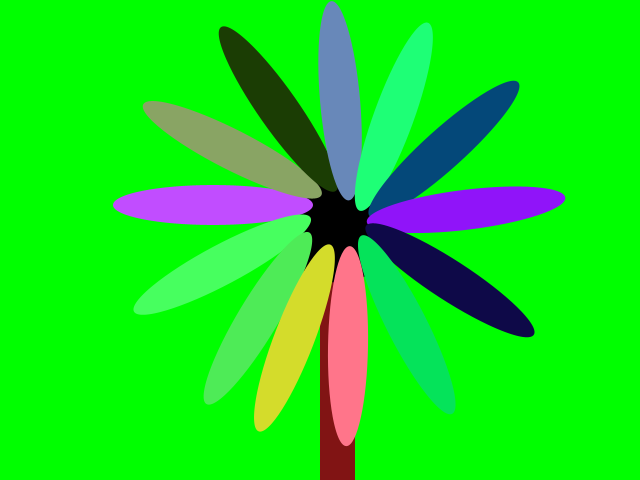
Frame 1 (no input)
Frame 60 (the mouse pressed at the canvas centre just before this capture): identical to frame 1, image omitted
Frame 120 (the mouse held since frame 60 and released just before this capture): identical to frame 1, image omitted

The Processing sketch that drew this single still picture (run headless with seeded random() and noise(); from frame 60 on, the mouse is pressed at the canvas centre):

// Processing sketch: processing_39374
// ── processing_39374.pde

/* Marvin Yan
 *Press any key to generate "wind"*/
petals f, l, o, w, e, r, s, a, u, z, n, b, q;
void setup ()
{
  size (640, 480);
  noStroke ();

  f = new petals();
  f.x = 213;
  f.y = 205;
  f.r = 0;
  f.k = random (300);
  f.k1 = random (300);
  f.k2 = random (300);
  f.x_start = f.x;
  f.y_start = f.y;

  l = new petals ();
  l.x = 72;
  l.y= 338;
  l.r = -28;
  l.k = random (300);
  l.k1 = random (300);
  l.k2 = random (300);
  l.x_start = l.x;
  l.y_start = l.y;

  o = new petals ();
  o.x = 275;
  o.y= 28;
  o.r = 55;

  o.k = random (300);
  o.k1 = random (300);
  o.k2 = random (300);
  o.x_start = o.x;
  o.y_start = o.y;

  w = new petals ();
  w.x= 249;
  w.y =-165.5;
  w.r = 28;
  w.x_start = w.x;
  w.y_start = w.y;
  w.k = random (300);
  w.k1 = random (300);
  w.k2 = random (300);

  e= new petals ();
  e.x = 130;
  e.y = -330;
  e.r = 30;
  e.x_start = e.x;
  e.y_start = e.y;
  e.k = random (300);
  e.k1 = random (300);
  e.k2 = random (300);

  r = new petals ();
  r.x= -25;
  r.y= -410;
  r.r = 25;
  r.x_start = r.x;
  r.y_start = r.y;
  r.k = random (300);
  r.k1 = random (300);
  r.k2 = random (300);

  s = new petals ();
  s.x = -230;
  s.y = -408;
  s.r = 28;
  s.x_start = s.x;
  s.k = random (300);
  s.k1 = random (300);
  s.k2 = random (300);
  s.y_start = s.y;

  a = new petals ();
  a.x =-437;
  a.y =-265;
  a.r =35;
  a.x_start = a.x;
  a.y_start = a.y;
  a.k = random (300);
  a.k1 = random (300);
  a.k2 = random (300);

  u = new petals ();
  u.x= -530;
  u.y= 10;
  u.r= 40;
  u.x_start = u.x;
  u.k = random (300);
  u.k1 = random (300);
  u.k2 = random (300);
  u.y_start = u.y;


  z = new petals ();
  z.x=-474;
  z.y=215;
  z.r=30;
  z.x_start = z.x;
  z.y_start = z.y;
  z.k = random (300);
  z.k1 = random (300);
  z.k2 = random (300);

  n = new petals ();
  n.x= -140;
  n.y=385;
  n.r=58;
  n.x_start = n.x;
  n.k = random (300);
  n.k1 = random (300);
  n.k2 = random (300);
  n.y_start = n.y;

  b = new petals ();
  b.x=-340;
  b.y=354;
  b.r=-30;
  b.x_start = b.x;
  b.y_start = b.y;
  b.k = random (300);
  b.k1 = random (300);
  b.k2 = random (300);


  q = new petals ();
  q.x=-210;
  q.y=396;
  q.r=20;
  q.x_start = q.x;
  q.y_start = q.y;
  q.k = random (300);
  q.k1 = random (300);
  q.k2 = random (300);
}

void draw ()
{
  background (0, 255, 0);
  fill (#811414);
  rect (320, 240, 35, 250);
  fill (0);
  ellipse (338, 220, 125, 125);

  f.petapos();
  f.petalshape();
  l.petapos();
  l.petalshape();
  o.petapos();
  o.petalshape();
  w.petapos();
  w.petalshape();
  e.petapos ();
  e.petalshape ();
  r.petapos ();
  r.petalshape ();
  s.petapos();
  s.petalshape();
  a.petapos ();
  a.petalshape ();
  u.petapos ();
  u.petalshape();
  z.petapos ();
  z.petalshape();
  n.petapos ();
  n.petalshape ();
  b.petapos();
  b.petalshape();
  q.petapos ();
  q.petalshape();
}

class petals 
{
  float x;
  float y;
  float x_start;
  float y_start;

  float s;
  float r;
  float k, k1, k2;

  float ease = 90;

  void petalshape()
  {
    rotate (radians (r));
    fill (k, k1, k2);
    shininess (3000.0);
    ellipse (x, y, 200, 40);
  }
  void petapos ()
  {
    x = x*1;
    y = y*1;
    if (keyPressed)
    {
      x = random(500);
      y = random (400);
    }
    else {

      x -= (x-x_start)/ease;
      y -= (y-y_start)/ease;
    }
  }
}
